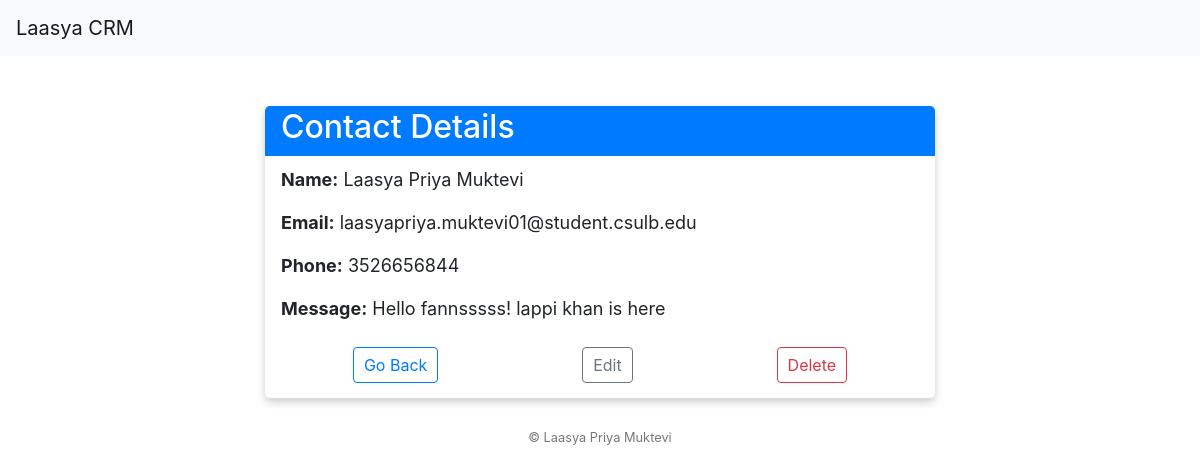
/card_info/9/, run on the app's committed database.
### wildcard/models.py (models this page shows, shortened)
class ContactCard(models.Model):
    card_name = models.CharField(max_length=100, unique=True)
    card_email = models.EmailField(unique=True)
    card_phone = models.CharField(
        max_length=10,
        blank=True,
        validators=[RegexValidator(r'^\d{1,10}$', 'Only numeric characters are allowed.')])
    message = models.TextField(blank=True)

### wildcard/views.py (the view)
# urls.py: path('card_info/<int:card_id>/', views.card_info, name='card_info'),
def card_info(request, card_id):
    card = get_object_or_404(ContactCard, pk=card_id)
    return render(request, 'wildcard/card_info.html', {'card': card})

### wildcard/templates/wildcard/card_info.html (shortened to what this page needs)
</body>
</html>
<!DOCTYPE html>
<html>
<head>
    <link rel="stylesheet" href="https://cdn.jsdelivr.net/npm/bootstrap@4.0.0/dist/css/bootstrap.min.css">
</head>
<body>
    <nav class="navbar navbar-expand-lg navbar-light bg-light">
        <a class="navbar-brand" href="#">Laasya CRM</a>
    </nav>
    <div class="container">
        <div class="contact-card">
            <div class="contact-header">
                <h2>Contact Details</h2>
            </div>
            <div class="contact-body">
                <div class="contact-details">
                    <p><span class="label">Name:</span> {{ card.card_name }}</p>
                    <p><span class="label">Email:</span> {{ card.card_email }}</p>
                    <p><span class="label">Phone:</span> {{ card.card_phone|default:"N/A" }}</p>
                    <p><span class="label">Message:</span> {{ card.message|default:"No Message" }}</p>
                </div>
                <div class="contact-actions">
                    <a href="{% url 'wildcard_home' %}" class="btn btn-outline-primary btn-action">Go Back</a>
                    <a href="/edit/{{ card.id }}/" class="btn btn-outline-secondary btn-action">Edit</a>
                    <a href="/delete/{{ card.id }}/" class="btn btn-outline-danger btn-action">Delete</a>
                </div>
            </div>
        </div>
    </div>
    <footer>
        &copy; Laasya Priya Muktevi
    </footer>
</body>
</html>

### wildcard/templates/wildcard/card_info.html (style rules this page uses)
.container { max-width: 700px; margin-top: 50px; }
.contact-card { box-shadow: 0 4px 8px 0 rgba(0,0,0,0.2); transition: 0.3s; border-radius: 5px; }
.contact-header { padding: 2px 16px; background: #007bff; color: white; border-radius: 5px 5px 0 0; }
.contact-body { padding: 10px 16px; }
.contact-details { font-size: 18px; margin-bottom: 15px; }
footer { text-align: center; margin-top: 20px; padding: 10px 0; font-size: 0.8em; color: #777; }
.label { font-weight: bold; }
.contact-actions { display: flex; justify-content: space-around; margin-top: 20px; }
.btn-action { padding: 5px 10px; font-size: 16px; margin: 5px; }

### data on the page
ContactCard: card_name "Laasya Priya Muktevi", card_email "laasyapriya.muktevi01@student.csulb.edu", card_phone "3526656844", message "Hello fannsssss! lappi khan is here"
